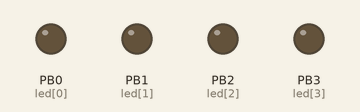
Bench run of a sketch on a simulated ATtiny85, built with avr-gcc and run on an emulated ATtiny85. Shown: output pins drawn as LEDs (lit = HIGH).

Above: at 3.53 s.
Timing chart, 0 to 40.0 s (numbered marks = the images above):
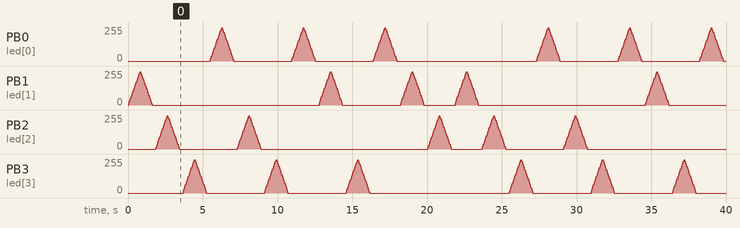

The sketch:

a_tinySoftPWM_charlie_sunday.ino
```cpp
/*Software PWM on Attiny85
 Ernst Christensen 16.okt. 2011
 */

int led[]={
  0,1,2,3,0,1,2,3};
int numberLEDs = 4;
int delayTime = 12;
int testDelay = 250;


void setup(){
  for(int z=0;z<numberLEDs;z++) pinMode(led[z], OUTPUT);
  for(int z=0;z<numberLEDs;z++) digitalWrite(led[z], LOW);
  pinMode(4, INPUT);
}


void loop(){
  for (int i=0;i<12;i++)
  charliePlex(i+1);
}

void charliePlex(int myLed){

  switch(myLed){

    // 1
  case 1:
  pinMode(0, OUTPUT);
  pinMode(1, OUTPUT);
  pinMode(2, INPUT);
  pinMode(3, INPUT);
  digitalWrite(0, LOW);
    for (int x=1;x<254;x++) spwm(x,1,delayTime);
    for (int x=254;x>1;x--) spwm(x,1,delayTime);
  delay(testDelay);
  break;

  // 2
  case 2:
  pinMode(0, OUTPUT);
  pinMode(1, INPUT);
  pinMode(2, OUTPUT);
  pinMode(3, INPUT);
  digitalWrite(0, LOW);
    for (int x=1;x<254;x++) spwm(x,2,delayTime);
    for (int x=254;x>1;x--) spwm(x,2,delayTime);
  delay(testDelay);
  break;

  // 3
  case 3:
  pinMode(0, OUTPUT);
  pinMode(1, INPUT);
  pinMode(2, INPUT);
  pinMode(3, OUTPUT);
  digitalWrite(0, LOW);
    for (int x=1;x<254;x++) spwm(x,3,delayTime);
    for (int x=254;x>1;x--) spwm(x,3,delayTime);
  delay(testDelay);
  break;

  // 4
  case 4:
  pinMode(0, OUTPUT);
  pinMode(1, OUTPUT);
  pinMode(2, INPUT);
  pinMode(3, INPUT);
  digitalWrite(1, LOW);
    for (int x=1;x<254;x++) spwm(x,0,delayTime);
    for (int x=254;x>1;x--) spwm(x,0,delayTime);
  delay(testDelay);
  break;

  // 5
  case 5:
  pinMode(0, OUTPUT);
  pinMode(1, INPUT);
  pinMode(2, OUTPUT);
  pinMode(3, INPUT);
  digitalWrite(1, LOW);
    for (int x=1;x<254;x++) spwm(x,2,delayTime);
    for (int x=254;x>1;x--) spwm(x,2,delayTime);
  delay(testDelay);
  break;

  // 6
  case 6:
  pinMode(0, INPUT);
  pinMode(1, OUTPUT);
  pinMode(2, INPUT);
  pinMode(3, OUTPUT);
  digitalWrite(1, LOW);
    for (int x=1;x<254;x++) spwm(x,3,delayTime);
    for (int x=254;x>1;x--) spwm(x,3,delayTime);
  delay(testDelay);
  break;

  // 7
  case 7:
  pinMode(0, OUTPUT);
  pinMode(1, INPUT);
  pinMode(2, OUTPUT);
  pinMode(3, INPUT);
  digitalWrite(2, LOW);
    for (int x=1;x<254;x++) spwm(x,0,delayTime);
    for (int x=254;x>1;x--) spwm(x,0,delayTime);
  delay(testDelay);
  break;

  // 8
  case 8:
  pinMode(0, INPUT);
  pinMode(1, OUTPUT);
  pinMode(2, OUTPUT);
  pinMode(3, INPUT);
  digitalWrite(2, LOW);
    for (int x=1;x<254;x++) spwm(x,1,delayTime);
    for (int x=254;x>1;x--) spwm(x,1,delayTime);
  delay(testDelay);
  break;

  // 9
  case 9:
  pinMode(0, INPUT);
  pinMode(1, INPUT);
  pinMode(2, OUTPUT);
  pinMode(3, OUTPUT);
  digitalWrite(2, LOW);
    for (int x=1;x<254;x++) spwm(x,3,delayTime);
    for (int x=254;x>1;x--) spwm(x,3,delayTime);
  delay(testDelay);
  break;

  // 10
  case 10:
  pinMode(0, OUTPUT);
  pinMode(1, INPUT);
  pinMode(2, INPUT);
  pinMode(3, OUTPUT);
  digitalWrite(3, LOW);
    for (int x=1;x<254;x++) spwm(x,0,delayTime);
    for (int x=254;x>1;x--) spwm(x,0,delayTime);
  delay(testDelay);
  break;

    // 11
  case 11:
  pinMode(0, INPUT);
  pinMode(1, OUTPUT);
  pinMode(2, INPUT);
  pinMode(3, OUTPUT);
  digitalWrite(3, LOW);
    for (int x=1;x<254;x++) spwm(x,1,delayTime);
    for (int x=254;x>1;x--) spwm(x,1,delayTime);
  delay(testDelay);
  break;

    // 12
  case 12:
  pinMode(0, INPUT);
  pinMode(1, INPUT);
  pinMode(2, OUTPUT);
  pinMode(3, OUTPUT);
  digitalWrite(3, LOW);
    for (int x=1;x<254;x++) spwm(x,2,delayTime);
    for (int x=254;x>1;x--) spwm(x,2,delayTime);
  delay(testDelay);
  break;
  }
}

void spwm(int freq,int spin,int sp){

  //on
  digitalWrite(spin,HIGH);
  delayMicroseconds(sp*freq);

  // off
  digitalWrite(spin,LOW);
  delayMicroseconds(sp*(255-freq));


} //spwm
```
